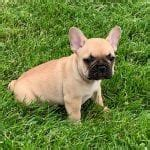
#> input picture Clustering/images/doggie.jpeg, 150 x 150 px
$ python KMeans.py
#> lines starting #> are read from the running program, lines starting #| are printed output that depends on the picture
import numpy as np
import matplotlib.pyplot as plt
import cv2

# Function to obtain the clusters of each pixel
def setClusters(data, centroids, k):
    clusters = np.zeros(data.shape[0], dtype = int)

    # Loop for calculating distances
    for i in range(len(data)):

        # Array to store the distances of a pixel_i against the centroids.
        distances = np.zeros(k)

        # Loop for calculating distances using Euclidean distance
        for j in range(k):
            distances[j] = np.sum((data[i] - centroids[j]) ** 2) ** 0.5

        # Store the cluster with the smallest distance corresponding to pixel_i
        clusters[i] = np.argmin(distances)

    return clusters


# Function to update the centroid values
def updateCentroids(data, centroids, clusters):
    # Keep the old centroid values
    old_centroids = centroids.copy()

    # Loop for calculating the average of the pixels related to a centroid according to its cluster.
    for i in range(len(centroids)):
        centroids[i] = np.mean(data[clusters == i, :], axis = 0)

    return old_centroids, centroids


# Function to compare old vs new centroids
def equal_centroids(old_centroids, new_centroids):
    for i in range(len(old_centroids)):
        if np.array_equal(old_centroids[i], new_centroids[i]) == False:
            return False

    return True


def kmeans(data, k):
    # Generate k centroids randomly from the data.
    centroids = []
    for i in range(k):
        centroids.append(data[np.random.randint(len(data))])

    centroids = np.array(centroids, dtype = int)

    # Loop for generating new clusters
    while True:
        # Obtain the clusters corresponding to each pixel
        clusters = setClusters(data, centroids, k)

        # Update the centroids
        old_centroids, centroids = updateCentroids(data, centroids, clusters)

        # When the centroids no longer change, the algorithm is over
        if (equal_centroids(old_centroids, centroids)): break

    # Relate the clusters to the centroids to segment the pixels into their corresponding group.
    return centroids[clusters]


def main():
    img = cv2.imread("images/doggie.jpeg") # Load image
#> img is the input picture: shape (150, 150, 3); mean B, G, R 65.5, 130.1, 110.6
    img = cv2.cvtColor(img, code = cv2.COLOR_BGR2RGB) # Convert RGB to BGR format
    data = np.reshape(img, (-1, img.shape[2])) # Reshape the image

    # Number of clusters (regions)
    k = 3

    segmented_data = kmeans(data, k)
#> after the loop in kmeans, `for i in range(k):`: centroids = [[84, 119, 39], [77, 122, 29], [4, 0, 0]]
#> the loop in kmeans, `while True:` made 15 passes
#> (old_centroids, centroids) on passes 1 to 7: ([[84, 119, 39], [77, 122, 29], [4, 0, 0]], [[135, 149, 86], [60, 96, 19], [27, 42, 8]]), ([[135, 149, 86], [60, 96, 19], [27, 42, 8]], [[153, 162, 102], [71, 104, 30], [30, 48, 8]]), ([[153, 162, 102], [71, 104, 30], [30, 48, 8]], [[169, 170, 115], [80, 113, 37], [35, 56, 9]]), ([[169, 170, 115], [80, 113, 37], [35, 56, 9]], [[182, 176, 127], [87, 120, 43], [40, 64, 10]]), ([[182, 176, 127], [87, 120, 43], [40, 64, 10]], [[192, 179, 135], [92, 125, 48], [44, 71, 12]]), ([[192, 179, 135], [92, 125, 48], [44, 71, 12]], [[199, 181, 140], [96, 129, 52], [48, 76, 14]]), ([[199, 181, 140], [96, 129, 52], [48, 76, 14]], [[203, 183, 144], [99, 132, 55], [51, 79, 16]])
#> centroids on pass 15: [[210, 184, 149], [108, 140, 63], [58, 88, 21]]

    # Reshape the segmented data with the dimensions of the original image
    segmented_image = np.reshape(segmented_data, img.shape)
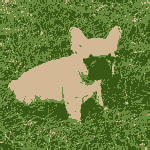
#> segmented_image: shape (150, 150, 3) int64; mean R, G, B 109.9, 129.4, 64.7

    txt = "K = " + str(k)
    plt.title(txt)
    plt.imshow(segmented_image)
    plt.show()


if __name__ == '__main__':
    main()
